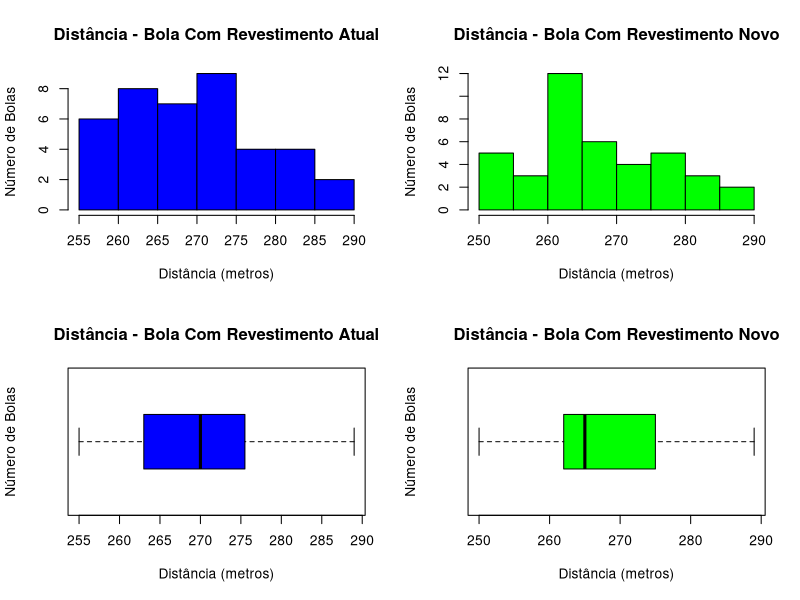
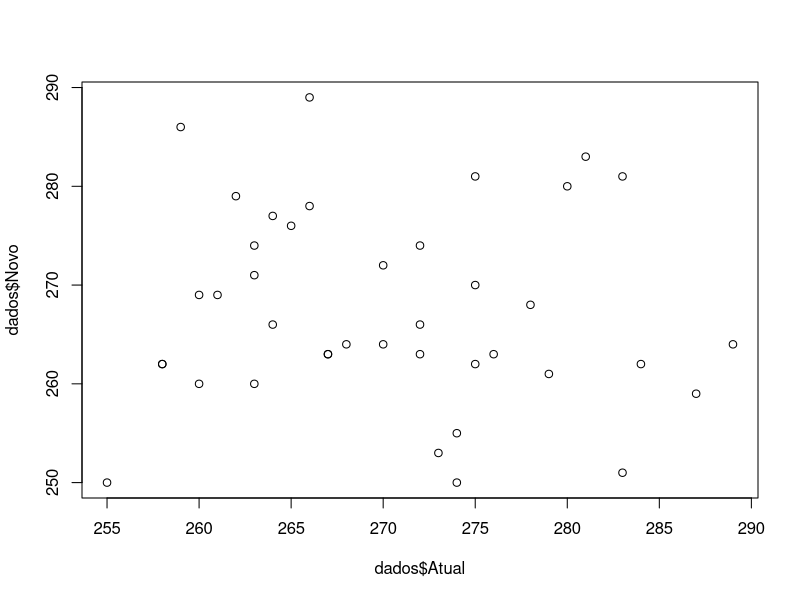

R code for these plots, in order:
# Teste de Hipóteses

# Obs: Caso tenha problemas com a acentuação, consulte este link:
# https://support.rstudio.com/hc/en-us/articles/200532197-Character-Encoding

# Configurando o diretório de trabalho
# Coloque entre aspas o diretório de trabalho que você está usando no seu computador
# Não use diretórios com espaço no nome
setwd("~/Documentos/dsa/05-Business Analytics/Cap03-Analytics-II")
getwd()

# O Teste de Hipóteses é uma ferramenta estatística útil que pode ser usada para tirar uma conclusão 
# sobre a população a partir de uma amostra. 

# Pacotes
# install.packages("readxl")
library(readxl)
library(e1071)

# Carregando o Dataset
dados <- read_excel("dados/Bola_Futebol.xlsx")
View(dados)
dim(dados)
str(dados)

##### Análise Exploratória ##### 

# Verificando valores missing
colSums(is.na(dados))

# Calculando as estatísticas
summary(dados)

# Vetor com o nome das estatísticas
nomes_stats <- c("Média", "Desvio Padrão", "Variância", "Tipo de Bola")

# Calculando as estatísticas para a Bola com Revestimento Atual
dados_stats_atual <- c(round(mean(dados$Atual), digits = 2), 
                       round(sd(dados$Atual), digits = 2), 
                       round(var(dados$Atual), digits = 2),
                       "Bola com Revestimento Atual")

# Calculando as estatísticas para a Bola com Revestimento Novo
dados_stats_novo <- c(round(mean(dados$Novo), digits = 2), 
                      round(sd(dados$Novo), digits = 2), 
                      round(var(dados$Novo), digits = 2),
                      "Bola com Revestimento Novo")

# Combina os resultados para comparação
dados_stats_combined <- rbind(nomes_stats, dados_stats_atual, dados_stats_novo)
View(dados_stats_combined)

# Análise Univariada

# Range
range_atual <- max(dados$Atual) - min(dados$Atual)
range_atual

range_novo <- max(dados$Novo) - min(dados$Novo)
range_novo

# Intervalo Interquartil
summary(dados)

IQR_atual <- IQR(dados$Atual)
IQR_atual

IQR_novo <- IQR(dados$Novo)
IQR_novo

# O intervalo interquartil de ambas as variáveis é equivalente aproximadamente a 12, ou seja, não
# há diferença entre os valores do primeiro ao terceiro quartil.

# Da média, pode-se dizer que as bolas do modelo de revestimento atual cobrem uma distância maior 
# que as bolas do novo modelo (em média), mas o desvio padrão é muito parecido. 
# Portanto, podemos dizer que não há muita diferença (significativa) nos dois modelos de revestimento da bola.

# Representação Gráfica

# A distribuição normal é a distribuição mais fácil de trabalhar, a fim de obter um entendimento 
# sobre estatísticas. As distribuições da vida real geralmente são distorcidas. Muita assimetria 
# e muitas técnicas estatísticas não funcionam. Como resultado, são utilizadas técnicas matemáticas 
# avançadas, incluindo logaritmos e técnicas de regressão quantílica. 
# http://www.econ.uiuc.edu/~roger/research/rq/rq.html

# Ajusta a área de plotagem
par(mfrow = c(2,2))

# Histograma
hist(dados$Atual, 
     main = "Distância - Bola Com Revestimento Atual", 
     xlab = "Distância (metros)", 
     ylab = "Número de Bolas", 
     col = "Blue")

hist(dados$Novo, 
     main = "Distância - Bola Com Revestimento Novo", 
     xlab = "Distância (metros)", 
     ylab = "Número de Bolas", 
     col = "Green")

# Um histograma é inclinado para a direita se o pico do histograma virar para a esquerda. 
# Portanto, a cauda do histograma tem uma inclinação positiva para a direita. 
# O raciocínio inverso é o mesmo.

# Boxplot
boxplot(dados$Atual, 
        main = "Distância - Bola Com Revestimento Atual", 
        xlab = "Distância (metros)", 
        ylab = "Número de Bolas", 
        col = "Blue", 
        horizontal = TRUE)

boxplot(dados$Novo, 
        main = "Distância - Bola Com Revestimento Novo", 
        xlab = "Distância (metros)", 
        ylab = "Número de Bolas", 
        col = "Green", 
        horizontal = TRUE)

# Boxplot assimétrico à esquerda
# Se a maior parte das observações estiver na extremidade superior da escala, um boxplot 
# será assimétrico à esquerda. 
# Consequentemente, o "bigode" esquerdo é mais longo que o "bigode" direito.
# Como resultado, a média é menor que a mediana.

# Boxplot assimétrico à direita
# Se um boxplot estiver assimétrico à direita, a caixa mudará para a esquerda e o 
# "bigode" direito ficará mais longo. Como resultado, a média é maior que a mediana.

# Portanto, a variável com revestimento atual é assimétrica à direita, pois a maioria dos 
# dados está localizada à direita do "pico". A média é maior que a mediana.

# A variável revestimento novo também é inclinada (assimétrica) à direita, pois a maioria dos dados 
# está localizada à direita do gráfico. A média é maior que a mediana.

summary(dados$Atual)
summary(dados$Novo)

# Assimetria

# Se uma cauda é mais longa que a outra, a distribuição é inclinada ou assimétrica. 
# Às vezes, essas distribuições são chamadas de distribuições assimétricas, pois não mostram 
# nenhum tipo de simetria. Simetria significa que metade da distribuição é uma imagem espelhada 
# da outra metade. Por exemplo, a distribuição normal é uma distribuição simétrica sem inclinação. 
# As caudas são exatamente as mesmas.

# Uma distribuição inclinada para a esquerda tem uma longa cauda esquerda. 
# As distribuições inclinadas para a esquerda também são chamadas de distribuições inclinadas 
# negativamente. Isso ocorre porque há uma cauda longa na direção negativa na linha numérica. 
# A média está à esquerda do pico.

# Uma distribuição inclinada à direita tem uma longa cauda direita. 
# Distribuições com inclinação à direita também são chamadas de distribuições com inclinação positiva. 
# Isso ocorre porque há uma cauda longa na direção positiva na linha numérica. 
# A média está à direita do pico.

# Em uma distribuição normal, a média e a mediana são o mesmo número, enquanto a média e a mediana 
# em uma distribuição assimétrica se tornam números diferentes. Podemos então calcular o 
# coeficiente de assimetria.

# Se a assimetria é menor que -1 ou maior que 1, a distribuição é altamente distorcida.
# Se a assimetria é entre -1 e -0,5 ou entre 0,5 e 1, a distribuição é enviesada (assimétrica) moderadamente.
# Se a assimetria é entre -0,5 e 0,5, a distribuição é aproximadamente simétrica.

# A medida positiva indicaria que a média dos valores dos dados é maior do que a mediana e 
# a distribuição dos dados é inclinada para a direita.

# Uma medida negativa indica que a média dos valores dos dados é menor que a mediana e a 
# distribuição dos dados é inclinada para a esquerda. 

skewness(dados$Atual)
summary(dados$Atual)

skewness(dados$Novo)
summary(dados$Novo)

# Curtose

# A curtose informa a altura e a nitidez do pico central, em relação a uma curva de sino padrão.
# A distribuição normal tem kurtosis igual a zero.

# Uma curtose negativa significa que sua distribuição é mais plana que uma curva normal com a 
# mesma média e desvio padrão. O raciocínio inverso é o mesmo.
kurtosis(dados$Atual)
kurtosis(dados$Novo)

# Se você estiver executando um teste estatístico paramétrico em seus dados (por exemplo, uma ANOVA), 
# o uso de dados altamente inclinados para a direita ou esquerda pode levar a resultados enganosos. 
# Portanto, se você deseja executar um teste nesse tipo de dados, execute uma transformação de log e 
# execute o teste nos números transformados.

# Teste de Normalidade - Shapiro Test
# Hipótese Nula (H0): Os dados são normalmente distribuídos. 
# Hipótese Alternativa (H1): Os dados não são normalmente distribuídos. 

# Se o valor-p for maior que 0.05 não rejeitamos a hipótese nula e podemos assumir a normalidade dos dados.
# Se o valor-p for menor que 0.05 rejeitamos a hipótese nula e não podemos assumir a normalidade dos dados.
?shapiro.test
shapiro.test(dados$Atual)
shapiro.test(dados$Novo)

# Conclusão da Análise Univariada

# A partir do boxplot e demais análises, pode-se dizer que não há discrepâncias. 
# A média do modelo de revestimentpo atual é 270,3 e a média do novo modelo é 267,5 e o desvio padrão 
# do atual é 8,7529 e o desvio padrão do novo é 9,8969. Não parece haver diferença significativa.

# Análise Bivariada

# Ajusta a área de plotagem
par(mfrow = c(1,1))

# Scatter Plot
plot(dados$Atual, dados$Novo)

# Correlação
cor(dados$Atual, dados$Novo)


# Teste de Hipóteses

# O Teste de Hipóteses é uma forma de inferência estatística que usa dados de uma amostra para tirar 
# conclusões sobre um parâmetro populacional ou uma distribuição de probabilidade populacional. 

# Primeiro, é feita uma suposição provisória sobre o parâmetro ou distribuição. Essa suposição é chamada 
# de hipótese nula e é indicada por H0. Uma hipótese alternativa (denotada H1), é o oposto do que é 
# declarado na hipótese nula. O procedimento de teste de hipóteses envolve o uso de dados 
# de amostra para determinar se H0 pode ou não ser rejeitada. 

# Se H0 for rejeitada, a conclusão estatística é que a hipótese alternativa H1 é verdadeira.

# Formulação da Hipótese

# Hipótese Nula (H0) – Não há diferença significativa entre a distância percorrida das bolas de futebol 
# com revestimento atual e novo.
# H0: muAtual - muNovo igual a 0 (zero)

# Hipótese Alternativa (H1) – Há diferença significativa entre a distância percorridad as bolas de futebol 
# com revestimento atual e novo.
# H1: muAtual - muNovo diferente de 0 (zero)

# A condição preliminar para se aplicar o teste t é a existência de distribuição normal dos dados 
# em ambos grupos de dados. 

# Todavia, existe um impasse! Há três tipos de test t: 
# teste t de uma amostra
# teste t de amostras independentes 
# teste t de amostras relacionadas (pareadas)

# Usamos o teste t de uma amostra para verificar os valores da variável em relação a média conhecida 
# de uma população.

# Para realizarmos os testes de igualdade de variâncias e os testes de médias, precisamos que as 
# duas populações sejam independentes. Esse é um teste de amostras independentes. Por isso paired = F. 

?t.test
teste_hipo <- t.test(dados$Atual, dados$Novo, paired = F, conf.level = 0.95, alternative = "t") 
teste_hipo

# O teste t pareado é útil para analisar o mesmo conjunto de itens que foram medidos sob duas 
# condições diferentes, as diferenças nas medições feitas sobre o mesmo assunto antes e depois 
# de um tratamento, ou diferenças entre dois tratamentos dados ao mesmo assunto.

# Interpretação do nosso resultado:

# Falhamos em rejeitar a hipótese nula, pois valor-p é maior que o limite de 0.05.
# Significa dizer que há uma probabilidade alta de não haver diferença significativa entre 
# os tipos de revestimento das bolas de futebol.

# Valor-p

# Probabiblidade de que a estatística do teste assuma um valor extremo em relação ao valor 
# observado quando H0 é verdadeira.

# Lembre-se disso (considerando oo valor-p de 0.05):

# Valor-p Baixo: Forte evidência empírica contra H0.
# Valor-p Alto: Pouca ou nenhuma evidência empírica contra H0

# Determinando a Força do Teste e o Tamanho o Ideal de Amostra

# Diferença das médias
delta_mean <- mean(dados$Atual) - mean(dados$Novo)
delta_mean

# Desvio padrão da diferença entre os dados
delta_desvio <- sd(dados$Atual - dados$Novo)
delta_desvio

# Size Effect
size_effect = delta_mean/delta_desvio
size_effect

# Power Test - Força do Teste
#install.packages('pwr')
library(pwr)
?pwr.t.test
dim(dados)
power_teste <- pwr.t.test(n = 40, d = size_effect, sig.level = 0.05, alternative = "t")
power_teste

# Tamanho ideal da amostra
tamanho_amostra <- pwr.t.test(power = .95, d = 0.5, type = "t", alternative = "t", sig.level = .05)
tamanho_amostra

# A Conclusão da Análise e Recomendações ao Cliente você encontra no manual 
# em pdf no próximo item de aprendizagem.
